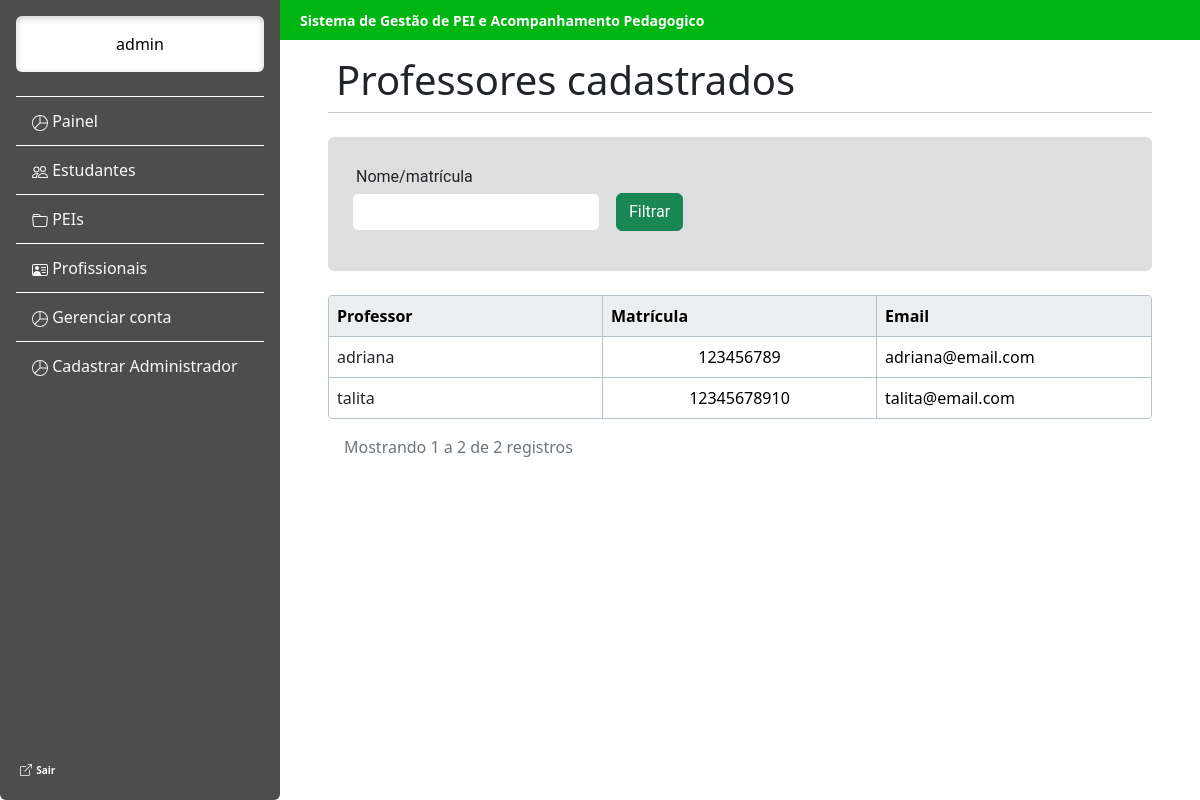
The app's page /estudante/professor_cadastrado/ (signed in) with its own data.
### estudante/models.py (models this page shows, shortened)
class Usuario(AbstractUser):
    cpf = models.CharField(max_length=255, unique=True)

class Professor(models.Model):
    cpf = models.CharField(max_length=255, unique=True)
    nome = models.CharField(max_length=255)
    matricula = models.CharField(max_length=255, primary_key=True)
    data_de_nascimento = models.DateField()
    email = models.EmailField()
    telefone = models.CharField(max_length=255)

### estudante/views.py (the view)
# urls.py: path("professor_cadastrado/", views.professor_cadastrado, name="professor_cadastrado"),
@login_required(login_url="login1")
def professor_cadastrado(request):
    professor = Professor.objects.all().order_by("nome")
    filtro = request.GET.get("filtro", "").strip()
    if filtro:
        professor = professor.filter(Q(nome__icontains=filtro) | Q(matricula__icontains=filtro))
    matricula = request.GET.get("professor")
    paginas = Paginator(professor,
                        9)  # isso aqui faz a divisão da quantidade de professores em tabelas de 9 em 9, ou menos
    pagina = request.GET.get(
        "page")  # isso aqui é para saber qual paginas entre, as divisões feitas, foi pedida pelo user
    professor = paginas.get_page(pagina)  # coloca os estudantes divididos na variavel estudante
    professor_selecionado = None
    if matricula:
        professor_selecionado = Professor.objects.get(matricula=matricula)
    dicionario = {"professores": professor,"professor_selecionado": professor_selecionado,
                  "filtro": filtro}
    return render(request, "professores_cadastrados.html", dicionario)

### estudante/templates/professores_cadastrados.html (shortened to what this page needs)
<!doctype html>
<html lang="pt-BR">
<head>
</head>
<body>
    {% include 'barra_lateral.html' %}
    <main class="flex-grow-1 p-5">
        <div class="topbar fw-bold" style=" background-color: #00B612; color: #ffffff; font-size: 14px;">
            Sistema de Gestão de PEI e Acompanhamento Pedagogico
        </div>
<div class="display-6 p-2">
            Professores cadastrados
        </div>
        <hr class="w-100  m-0 p-0 border-dark">
        <br>
        <form method="get" class="bg-cinza w-100 p-4 rounded">
            <div class="p-1">Nome/matrícula</div>
            <div class="row g-3 mb-3">
                <div class="col-md-4"><input name="filtro" value="{{ filtro }}"  class="form-control"></div>
                <div class="col-md-3"><button type="submit" class="btn btn-success">Filtrar</button></div>
            </div>
        </form>
        <br>
        <table class="table w-100 mb-0 tabela-customizada">
            <thead>
                <tr>
                    <th class="p-2">Professor</th>
                    <th class="p-2">Matrícula</th>
                    <th class="p-2">Email</th>
                </tr>
            </thead>
            <tbody>
            {% if professores%}
                {% for professor in professores %}
                    <tr>
                        <td class="p-2"> <a href="{% url 'professor_cadastrado' %}?page={{ professores.number }}&professor={{ professor.matricula }}&filtro={{ filtro }}" class="link-dark text-decoration-none">
                                            {{ professor.nome }}
                                        </a></td>
                        <td class="text-center p-2">{{ professor.matricula }}</td>
                        <td class="p-2">{{ professor.email}}</td>
                    </tr>
                {% endfor %}
            {% else %}
                 <tr>
                    <td>
                    Nenhum professor encontrado
                    </td>
                 </tr>
            {% endif %}
            </tbody>
        </table>
        <div class="d-flex justify-content-between align-items-center p-3">
            <div class="text-secondary">
                Mostrando {{professores.start_index}} a {{professores.end_index}} de {{ professores.paginator.count }} registros
            </div>
        </div>
        <br>
    </main>
</body>
</html>

### estudante/templates/barra_lateral.html (shortened to what this page needs)
<!DOCTYPE html>
<html lang="pt-BR">
<head>
    <link href="https://cdn.jsdelivr.net/npm/bootstrap@5.3.8/dist/css/bootstrap.min.css" rel="stylesheet">
</head>
<body>
    <div class="barra-lateral d-flex flex-column flex-shrink-0 p-3 vh-100 rounded-bottom">
        <a class="nav-link text-center text-black rounded bg-white p-3" style="box-shadow: inset 0 2px 6px rgba(0,0,0,0.2);" > {{ request.user.first_name }} </a>
        <br>
        <ul class="barra-lateral-link nav nav-pills flex-column mb-auto">
            <li class="nav-item">
                <a href="/estudante/painel_administrador/#" class="nav-link link-light" aria-current="page">
                    <svg xmlns="http://www.w3.org/2000/svg" width="16" height="16" fill="currentColor" class="bi bi-pie-chart" viewBox="0 0 16 16">
                      <path d="M7.5 1.018a7 7 0 0 0-4.79 11.566L7.5 7.793zm1 0V7.5h6.482A7 7 0 0 0 8.5 1.018M14.982 8.5H8.207l-4.79 4.79A7 7 0 0 0 14.982 8.5M0 8a8 8 0 1 1 16 0A8 8 0 0 1 0 8"/>
                    </svg>
                    Painel
                </a>
            </li>
            <li>
                <a href="/estudante/gerenciar_estudante/#" class="nav-link link-light">
                    Estudantes
                </a>
            </li>
            <li>
                <a href="/estudante/gerenciar_pei/#" class="nav-link link-light">
                    PEIs
                </a>
            </li>
            <li>
                <a href="/estudante/gerenciar_funcionario/#" class="nav-link link-light">
                    Profissionais
                </a>
            </li>
            <li class="nav-item">
                <a href="{% url 'gerenciar_conta' %}" class="nav-link link-light" aria-current="page">
                    <svg xmlns="http://www.w3.org/2000/svg" width="16" height="16" fill="currentColor" class="bi bi-pie-chart" viewBox="0 0 16 16">
                      <path d="M7.5 1.018a7 7 0 0 0-4.79 11.566L7.5 7.793zm1 0V7.5h6.482A7 7 0 0 0 8.5 1.018M14.982 8.5H8.207l-4.79 4.79A7 7 0 0 0 14.982 8.5M0 8a8 8 0 1 1 16 0A8 8 0 0 1 0 8"/>
                    </svg>
                    Gerenciar conta
                </a>
            </li>
            <li class="nav-item">
                <a href="{% url 'cadastro_sistema' %}" class="nav-link link-light" aria-current="page">
                    <svg xmlns="http://www.w3.org/2000/svg" width="16" height="16" fill="currentColor" class="bi bi-pie-chart" viewBox="0 0 16 16">
                      <path d="M7.5 1.018a7 7 0 0 0-4.79 11.566L7.5 7.793zm1 0V7.5h6.482A7 7 0 0 0 8.5 1.018M14.982 8.5H8.207l-4.79 4.79A7 7 0 0 0 14.982 8.5M0 8a8 8 0 1 1 16 0A8 8 0 0 1 0 8"/>
                    </svg>
                    Cadastrar Administrador
                </a>
            </li>
        </ul>
        <div class="mt-auto">
            <a href="{% url 'sair' %}" class="nav-link link-light p-1">
                <strong class="txt-ot"> Sair </strong>
            </a>
        </div>
    </div>
</body>
</html>

### estudante/templates/barra_lateral.html (style rules this page uses)
.txt-ot { font-size: 10px; }
main { margin-left: 280px; padding: 20px; }
.barra-lateral { position: fixed; top: 0; left: 0; width: 280px; height: 100vh; background-color: #4D4D4D; color: white; }
.barra-lateral-link .nav-link { color: white; border-top: 1px solid white; border-radius: 0; padding: 12px 16px; }
.topbar { position: fixed; top: 0; left: 280px; right: 0; height: 40px; background: #00B612; color: white; display: flex; align-items: center; padding: 0 20px; z-index: 1000; }
.tabela-customizada { width:100%; table-layout:fixed; border-collapse:separate; border-spacing:0; border: 1px solid #B6C3CA; border-radius:4px; }
.tabela-customizada td, .tabela-customizada th { border-right: 1px solid #B6C3CA; vertical-align:middle; white-space:nowrap; overflow:hidden; text-overflow:ellipsis; }
.tabela-customizada thead th { background:#ECEEEF; border-right: 1px solid #B6C3CA; border-bottom: 1px solid #B6C3CA; font-weight:600; }
.tabela-customizada thead th:first-child { border-top-left-radius:4px; }
.tabela-customizada thead th:last-child { border-top-right-radius:4px; }
.tabela-customizada tbody tr:last-child td:first-child { border-bottom-left-radius:4px; }
.tabela-customizada tbody tr:last-child td:last-child { border-bottom-right-radius:4px; }
.tabela-customizada th:last-child, .tabela-customizada td:last-child { border-right: none; }
.tabela-customizada tbody tr:last-child td { border-bottom: none; }
.bg-cinza { background-color: #DEDEDE; font-family: 'Roboto', sans-serif; }

### records on screen
Usuario: user.first_name "admin"
Professor: nome "adriana", matricula "123456789", email "adriana@email.com"
Professor: nome "talita", matricula "12345678910", email "talita@email.com"

### other values on screen
{{ professores.start_index }} "1"
{{ professores.end_index }} "2"
{{ professores.paginator.count }} "2"
